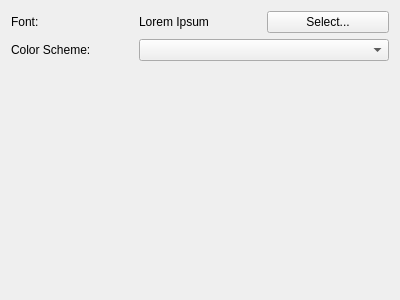
<?xml version="1.0" encoding="UTF-8"?>
<ui version="4.0">
 <class>TerminalOptionsPage</class>
 <widget class="QWidget" name="TerminalOptionsPage">
  <property name="geometry">
   <rect>
    <x>0</x>
    <y>0</y>
    <width>400</width>
    <height>300</height>
   </rect>
  </property>
  <layout class="QGridLayout" name="gridLayout">
   <item row="0" column="0">
    <widget class="QLabel" name="label">
     <property name="text">
      <string>Font:</string>
     </property>
    </widget>
   </item>
   <item row="0" column="1">
    <widget class="QLabel" name="fontLabel">
     <property name="text">
      <string>Lorem Ipsum</string>
     </property>
    </widget>
   </item>
   <item row="0" column="2">
    <widget class="QPushButton" name="fontButton">
     <property name="text">
      <string>Select...</string>
     </property>
    </widget>
   </item>
   <item row="1" column="0">
    <widget class="QLabel" name="label_2">
     <property name="text">
      <string>Color Scheme:</string>
     </property>
    </widget>
   </item>
   <item row="1" column="1" colspan="2">
    <widget class="QComboBox" name="colorSchemeComboBox"/>
   </item>
   <item row="2" column="0">
    <spacer name="verticalSpacer">
     <property name="orientation">
      <enum>Qt::Vertical</enum>
     </property>
     <property name="sizeHint" stdset="0">
      <size>
       <width>20</width>
       <height>209</height>
      </size>
     </property>
    </spacer>
   </item>
  </layout>
 </widget>
 <resources/>
 <connections/>
</ui>
